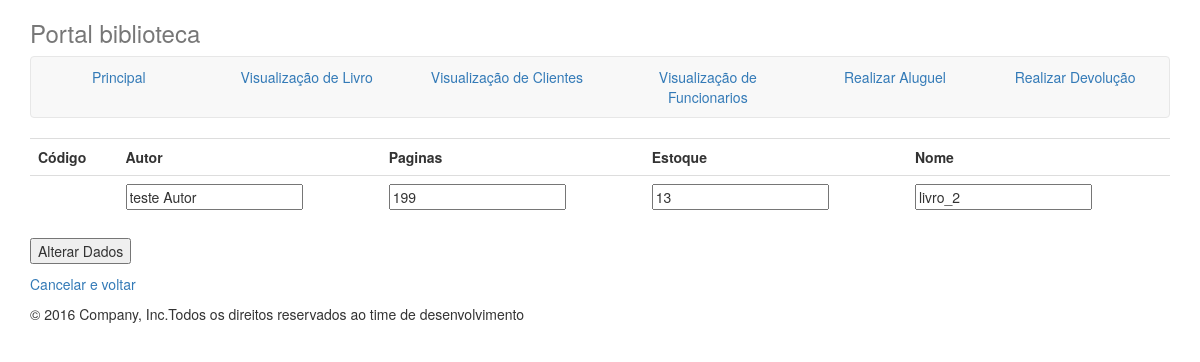
/trafegoDados/alteraLivro.php?cod=4, run on an earlier commit of the app's database.
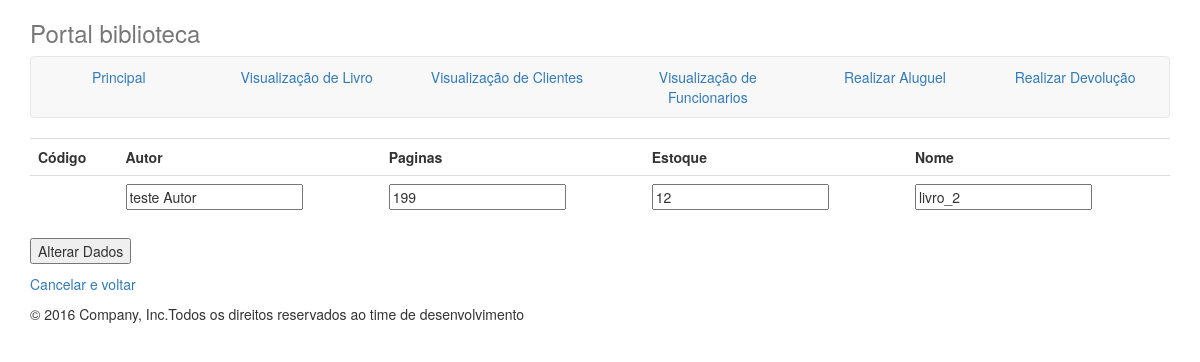
And on a later commit of the database.
### tables this page shows
CREATE TABLE IF NOT EXISTS `book` (
  `id` bigint(20) unsigned NOT NULL AUTO_INCREMENT,
  `name` varchar(100) NOT NULL,
  `writer` varchar(100) NOT NULL,
  `pages` varchar(100) NOT NULL,
  `stash` int(100) NOT NULL,
  UNIQUE KEY `id` (`id`)
);

### trafegoDados/alteraLivro.php (the view, shortened to what this page needs)
<!doctype html>
<html>
<head>
<link rel="stylesheet" href="../css/bootstrap.css">
</head>
<body>
<div class="container">
      <div class="masthead">
        <h3 class="text-muted">Portal biblioteca</h3>
        <nav class="navbar navbar-default">
          <ul class="nav nav-justified">
			<li class="active"><a href="../index.php">Principal</a></li>
            <li><a href="../visualizacao/visualizacaoLivro.php">Visualização de Livro</a></li>
            <li><a href="../visualizacao/visualizacaoCliente.php">Visualização de Clientes</a></li>
            <li><a href="../visualizacao/visualizacaoFuncionario.php">Visualização de Funcionarios</a></li>
            <li><a href="../cadastro/aluguel.php">Realizar Aluguel</a></li>
			<li><a href="../cadastro/devolucao.php">Realizar Devolução</a></li>
          </ul>
        </nav>
      </div>
      <div>
<?php
	$cod=$_GET['cod'];
	$resultado1=mysql_query("Select * from book where id = '$cod'") or die ("Não é possível retornar dados do Livro!");
	$linha=mysql_fetch_array($resultado1);
	$id=$linha["id"];
	$name=$linha["name"];
	$writer=$linha ["writer"];
	$pages=$linha ["pages"];
	$stash=$linha ["stash"];
?>
<form action="confirmaAlteraracaoLivro.php" method="get">
	<table class='display table' width='90%'>
			<tr><td><b>Código</td>
			<td><b>Autor</td>
			<td><b>Paginas</td>
			<td><b>Estoque</td>
			<td><b>Nome</td>
			<tr><td><input type="hidden" name="id_alter" value="<?php print($id)?>"></td>
			<td><input type="text" name="writer_alter" value="<?php print($writer)?>"></td>
			<td><input type="text" name="pages_alter" value="<?php print($pages)?>"></td>
			<td><input type="text" name="stash_alter" value="<?php print($stash)?>"></td>
			<td><input type="text" name="name_alter" value="<?php print($name)?>"></td>
	</table></center>
			<p><input type="submit" value="Alterar Dados">
</form>
<p><a href="../visualizacao/visualizacaoLivro.php">Cancelar e voltar</a>
</div>
      <footer class="footer">
        <p>&copy; 2016 Company, Inc.Todos os direitos reservados ao time de desenvolvimento</p>
      </footer>
    </div>
</body>
</html>

What changed in the data, as far as the page shows it:
changed book "teste Autor": stash_alter "13" → "12"
